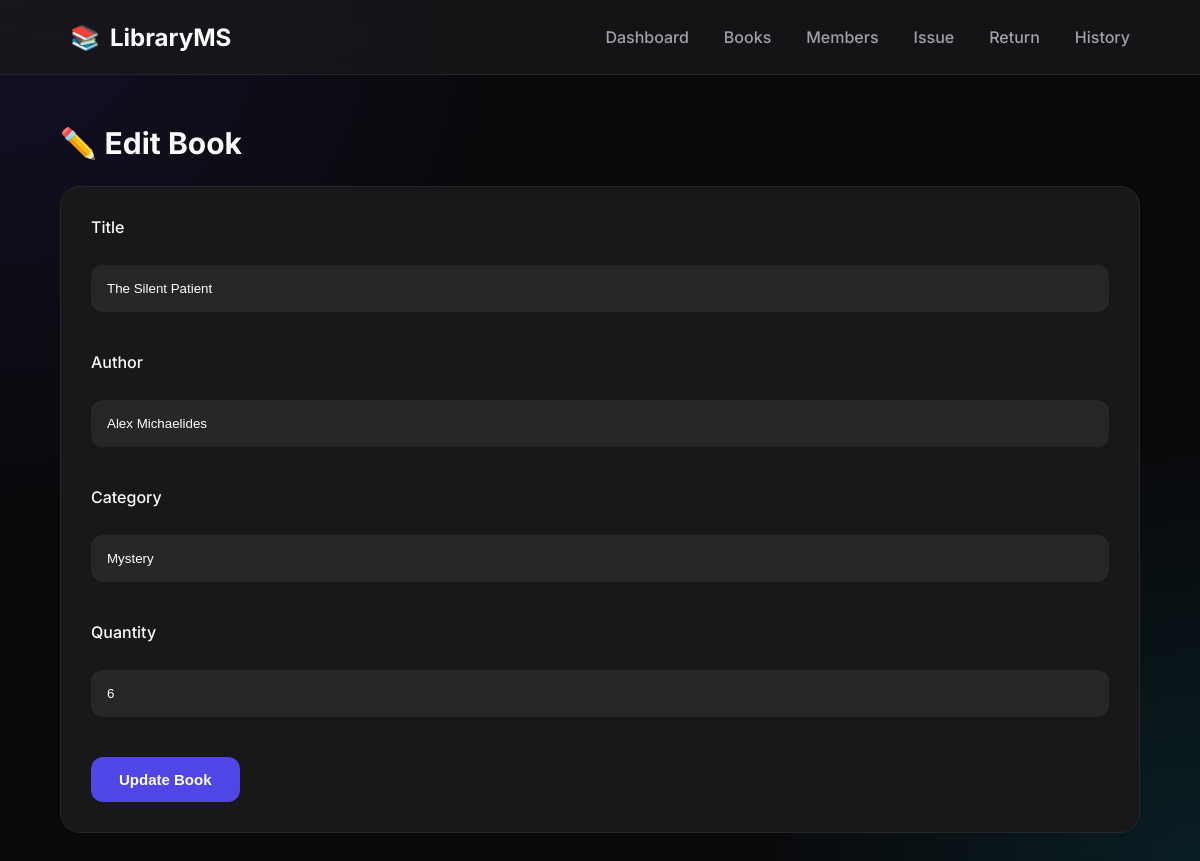
Page /edit-book/5 on the earlier database version.
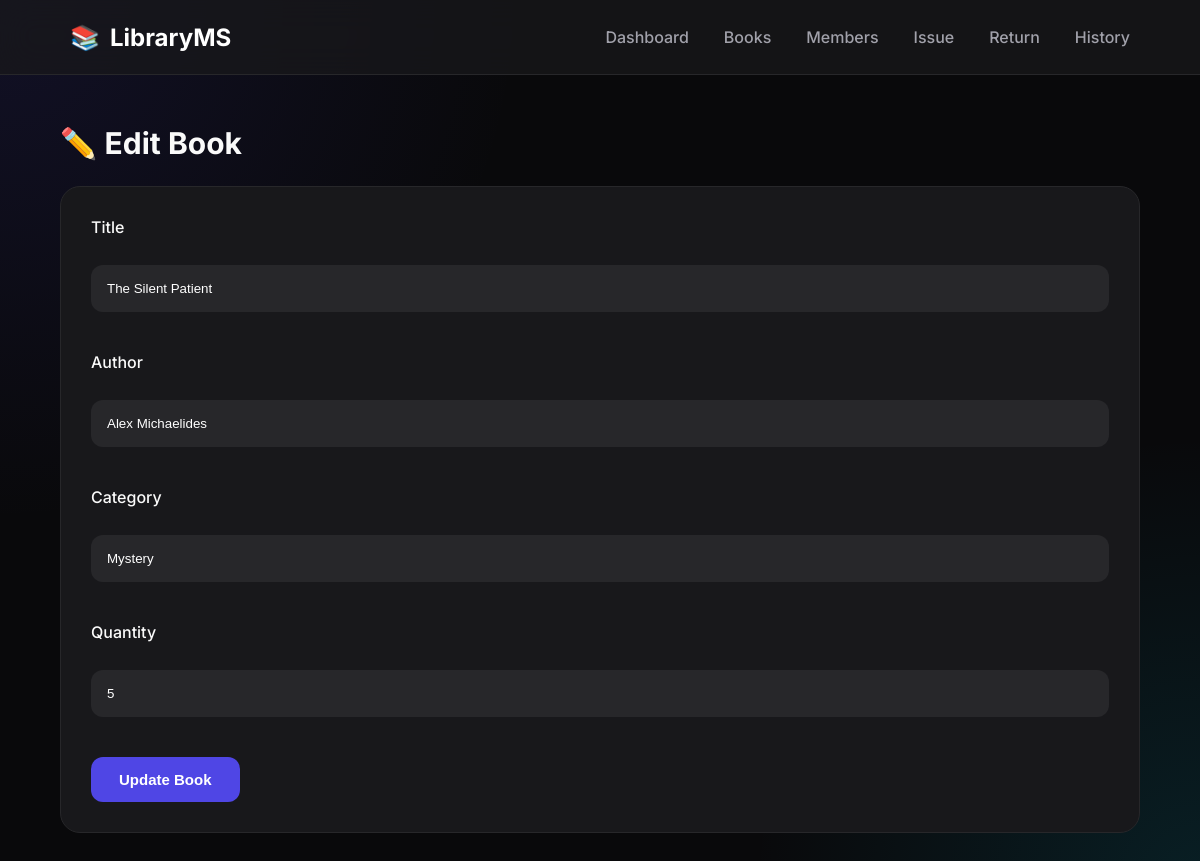
Same page on the later database version.
### tables this page shows
CREATE TABLE books (
        book_id INTEGER PRIMARY KEY AUTOINCREMENT,
        title TEXT NOT NULL,
        author TEXT NOT NULL,
        category TEXT,
        quantity INTEGER 
    );

### app.py (the view, shortened to what this page needs)
@app.route("/edit-book/<int:book_id>", methods=["GET", "POST"])
def edit_book(book_id):
    conn = sqlite3.connect("library.db")
    cursor = conn.cursor()
    cursor.execute(
        "SELECT * FROM books WHERE book_id=?",
        (book_id,)
    )
    book = cursor.fetchone()
    conn.close()
    return render_template(
        "edit_book.html",
        book=book
    )

### templates/edit_book.html (shortened to what this page needs)
{% extends "base.html" %}
{% block content %}
<h2>✏️ Edit Book</h2>
<form method="POST">
    <label>Title</label><br>
    <input
        type="text"
        name="title"
        value="{{ book[1] }}"
        required>
    <br><br>
    <label>Author</label><br>
    <input
        type="text"
        name="author"
        value="{{ book[2] }}"
        required>
    <br><br>
    <label>Category</label><br>
    <input
        type="text"
        name="category"
        value="{{ book[3] }}"
        required>
    <br><br>
    <label>Quantity</label><br>
    <input
        type="number"
        name="quantity"
        value="{{ book[4] }}"
        required>
    <br><br>
    <button type="submit">
        Update Book
    </button>
</form>
{% endblock %}

Differences in the rows shown:
changed books "The Silent Patient": quantity "6" → "5"
